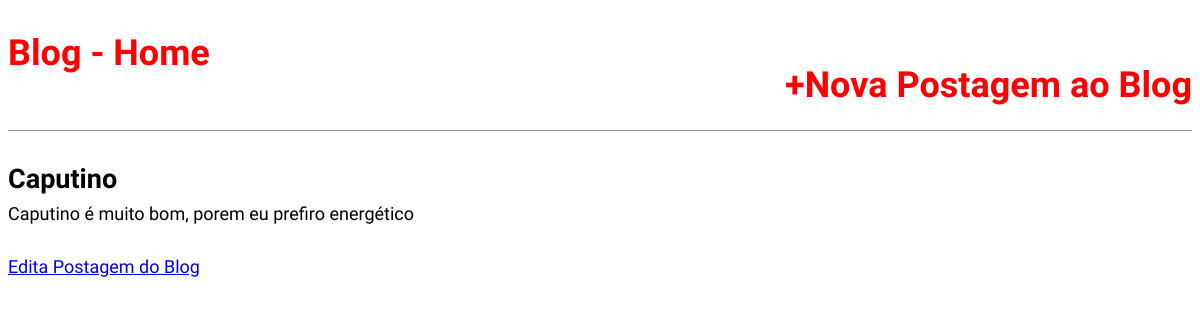
Screenshot of /post/caputino/ with the database file from the repository.
### blog/models.py (models this page shows, shortened)
class Post(models.Model):
    STATUS = (
        ('rascunho','Rascunho'),
        ('publicado','Publicado'),
    )
    titulo = models.CharField(max_length=250)
    slug = models.SlugField(max_length=250)
    autor = models.ForeignKey(User,
                                on_delete=models.CASCADE)
    conteudo = models.TextField()
    publicado = models.DateTimeField(default=timezone.now)
    criado = models.DateTimeField(auto_now_add=True)
    alterado = models.DateTimeField(auto_now=True)
    status = models.CharField(max_length=10,
                              choices=STATUS,
                              default='rascunho')
    class Meta:
        ordering = ('-publicado',)

### blog/views.py (the view)
# urls.py: path('post/<slug:slug>/', views.BlogDetailView.as_view(), name='post_detail'),
class BlogDetailView(DetailView):
    model = Post
    template_name = 'blog/post_detail.html'

### blog/templates/blog/post_detail.html (shortened to what this page needs)
{% extends 'base.html' %}
{% block content %}
        <div class="post-entry">
            <h2>{{ object.titulo }}</h2>
            <p>{{ object.conteudo }}</p>
        </div>
		<a href="{% url 'post_edit' post.pk %}">Edita Postagem do Blog</a>
{% endblock content %}

### statics/css/style.css (style rules this page uses)
body { font-family: 'Source Sans Pro', sans-serif; font-size: 18px; }
.post-entry { margin-bottom: 2rem; }
.post-entry h2 { margin: 0.5rem 0; }
.post-entry p { margin: 0; font-weight: 400; }

### rows the page displays
Post: titulo "Caputino", conteudo "Caputino é muito bom, porem eu prefiro energético"
